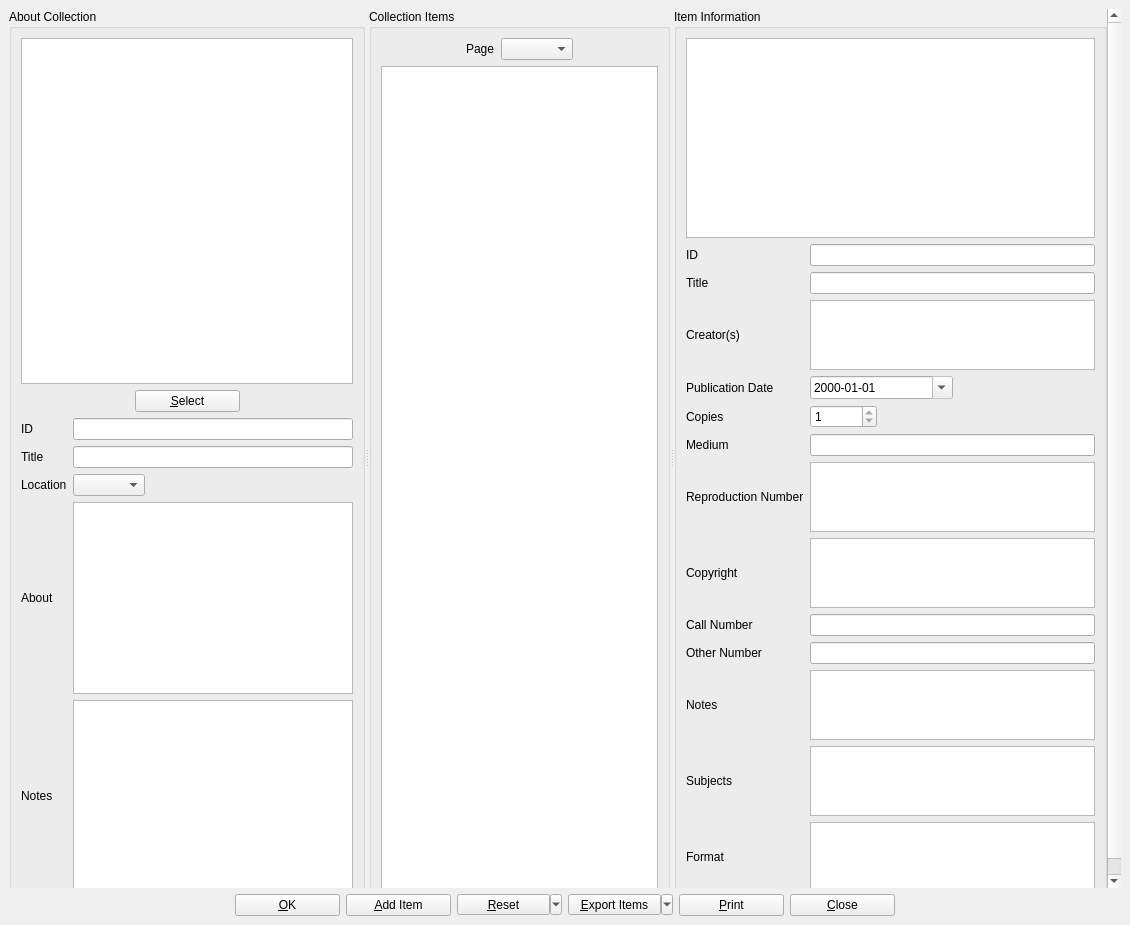
<?xml version="1.0" encoding="UTF-8"?>
<ui version="4.0">
 <class>pcDialog</class>
 <widget class="QMainWindow" name="pcDialog">
  <property name="geometry">
   <rect>
    <x>0</x>
    <y>0</y>
    <width>1130</width>
    <height>925</height>
   </rect>
  </property>
  <property name="windowTitle">
   <string>BiblioteQ</string>
  </property>
  <property name="windowIcon">
   <iconset resource="../Icons/icons.qrc">
    <normaloff>:/book.png</normaloff>:/book.png</iconset>
  </property>
  <widget class="QWidget" name="centralwidget">
   <layout class="QVBoxLayout">
    <item>
     <widget class="QScrollArea" name="scrollArea">
      <property name="frameShape">
       <enum>QFrame::NoFrame</enum>
      </property>
      <property name="widgetResizable">
       <bool>true</bool>
      </property>
      <widget class="QWidget" name="scrollAreaWidgetContents">
       <property name="geometry">
        <rect>
         <x>0</x>
         <y>0</y>
         <width>1098</width>
         <height>977</height>
        </rect>
       </property>
       <layout class="QVBoxLayout" name="verticalLayout_2">
        <property name="spacing">
         <number>0</number>
        </property>
        <property name="margin">
         <number>0</number>
        </property>
        <item>
         <widget class="QSplitter" name="splitter">
          <property name="orientation">
           <enum>Qt::Horizontal</enum>
          </property>
          <widget class="QGroupBox" name="coverImages">
           <property name="title">
            <string>About Collection</string>
           </property>
           <layout class="QVBoxLayout" name="verticalLayout">
            <item>
             <widget class="image_drop_site" name="thumbnail_collection">
              <property name="minimumSize">
               <size>
                <width>150</width>
                <height>200</height>
               </size>
              </property>
              <property name="toolTip">
               <string>Thumbnail</string>
              </property>
             </widget>
            </item>
            <item>
             <layout class="QHBoxLayout" name="_2">
              <item>
               <spacer>
                <property name="orientation">
                 <enum>Qt::Horizontal</enum>
                </property>
                <property name="sizeHint" stdset="0">
                 <size>
                  <width>40</width>
                  <height>20</height>
                 </size>
                </property>
               </spacer>
              </item>
              <item>
               <widget class="QPushButton" name="select_image_collection">
                <property name="minimumSize">
                 <size>
                  <width>105</width>
                  <height>0</height>
                 </size>
                </property>
                <property name="text">
                 <string>&amp;Select</string>
                </property>
                <property name="icon">
                 <iconset resource="../Icons/icons.qrc">
                  <normaloff>:/16x16/fileopen.png</normaloff>:/16x16/fileopen.png</iconset>
                </property>
               </widget>
              </item>
              <item>
               <spacer>
                <property name="orientation">
                 <enum>Qt::Horizontal</enum>
                </property>
                <property name="sizeHint" stdset="0">
                 <size>
                  <width>40</width>
                  <height>20</height>
                 </size>
                </property>
               </spacer>
              </item>
             </layout>
            </item>
            <item>
             <layout class="QGridLayout" name="gridLayout">
              <item row="1" column="0">
               <widget class="QLabel" name="label_2">
                <property name="text">
                 <string>Title</string>
                </property>
               </widget>
              </item>
              <item row="1" column="1">
               <widget class="QLineEdit" name="title_collection"/>
              </item>
              <item row="3" column="0">
               <widget class="QLabel" name="label">
                <property name="text">
                 <string>About</string>
                </property>
               </widget>
              </item>
              <item row="3" column="1">
               <widget class="QTextEdit" name="about_collection">
                <property name="tabChangesFocus">
                 <bool>true</bool>
                </property>
                <property name="acceptRichText">
                 <bool>false</bool>
                </property>
               </widget>
              </item>
              <item row="4" column="0">
               <widget class="QLabel" name="label_3">
                <property name="text">
                 <string>Notes</string>
                </property>
               </widget>
              </item>
              <item row="4" column="1">
               <widget class="QTextEdit" name="notes_collection">
                <property name="tabChangesFocus">
                 <bool>true</bool>
                </property>
                <property name="acceptRichText">
                 <bool>false</bool>
                </property>
               </widget>
              </item>
              <item row="0" column="0">
               <widget class="QLabel" name="label_14">
                <property name="text">
                 <string>ID</string>
                </property>
               </widget>
              </item>
              <item row="0" column="1">
               <widget class="QLineEdit" name="id_collection"/>
              </item>
              <item row="2" column="0">
               <widget class="QLabel" name="label_20">
                <property name="text">
                 <string>Location</string>
                </property>
               </widget>
              </item>
              <item row="2" column="1">
               <layout class="QHBoxLayout" name="_4">
                <item>
                 <widget class="QComboBox" name="location">
                  <property name="sizeAdjustPolicy">
                   <enum>QComboBox::AdjustToContents</enum>
                  </property>
                 </widget>
                </item>
                <item>
                 <spacer>
                  <property name="orientation">
                   <enum>Qt::Horizontal</enum>
                  </property>
                  <property name="sizeHint" stdset="0">
                   <size>
                    <width>40</width>
                    <height>20</height>
                   </size>
                  </property>
                 </spacer>
                </item>
               </layout>
              </item>
             </layout>
            </item>
           </layout>
          </widget>
          <widget class="QGroupBox" name="collectionGroup">
           <property name="title">
            <string>Collection Items</string>
           </property>
           <layout class="QVBoxLayout" name="verticalLayout_3">
            <item>
             <layout class="QHBoxLayout" name="horizontalLayout_2">
              <item>
               <spacer name="horizontalSpacer_5">
                <property name="orientation">
                 <enum>Qt::Horizontal</enum>
                </property>
                <property name="sizeHint" stdset="0">
                 <size>
                  <width>40</width>
                  <height>20</height>
                 </size>
                </property>
               </spacer>
              </item>
              <item>
               <widget class="QLabel" name="label_16">
                <property name="text">
                 <string>Page</string>
                </property>
               </widget>
              </item>
              <item>
               <widget class="QComboBox" name="page">
                <property name="sizeAdjustPolicy">
                 <enum>QComboBox::AdjustToContents</enum>
                </property>
               </widget>
              </item>
              <item>
               <spacer name="horizontalSpacer">
                <property name="orientation">
                 <enum>Qt::Horizontal</enum>
                </property>
                <property name="sizeHint" stdset="0">
                 <size>
                  <width>40</width>
                  <height>20</height>
                 </size>
                </property>
               </spacer>
              </item>
             </layout>
            </item>
            <item>
             <widget class="QGraphicsView" name="graphicsView">
              <property name="viewportUpdateMode">
               <enum>QGraphicsView::FullViewportUpdate</enum>
              </property>
             </widget>
            </item>
           </layout>
          </widget>
          <widget class="QGroupBox" name="itemGroup">
           <property name="title">
            <string>Item Information</string>
           </property>
           <layout class="QVBoxLayout" name="verticalLayout_4">
            <item>
             <widget class="image_drop_site" name="thumbnail_item">
              <property name="minimumSize">
               <size>
                <width>150</width>
                <height>200</height>
               </size>
              </property>
              <property name="toolTip">
               <string>Thumbnail</string>
              </property>
             </widget>
            </item>
            <item>
             <layout class="QGridLayout" name="gridLayout_2">
              <item row="2" column="0">
               <widget class="QLabel" name="label_12">
                <property name="text">
                 <string>Creator(s)</string>
                </property>
               </widget>
              </item>
              <item row="3" column="1">
               <layout class="QHBoxLayout" name="_3">
                <item>
                 <widget class="QDateEdit" name="publication_date">
                  <property name="sizePolicy">
                   <sizepolicy hsizetype="Expanding" vsizetype="Fixed">
                    <horstretch>0</horstretch>
                    <verstretch>0</verstretch>
                   </sizepolicy>
                  </property>
                  <property name="readOnly">
                   <bool>true</bool>
                  </property>
                  <property name="displayFormat">
                   <string>yyyy-MM-dd</string>
                  </property>
                  <property name="calendarPopup">
                   <bool>true</bool>
                  </property>
                 </widget>
                </item>
                <item>
                 <spacer>
                  <property name="orientation">
                   <enum>Qt::Horizontal</enum>
                  </property>
                  <property name="sizeHint" stdset="0">
                   <size>
                    <width>40</width>
                    <height>20</height>
                   </size>
                  </property>
                 </spacer>
                </item>
               </layout>
              </item>
              <item row="10" column="0">
               <widget class="QLabel" name="label_8">
                <property name="text">
                 <string>Notes</string>
                </property>
               </widget>
              </item>
              <item row="7" column="1">
               <widget class="QTextEdit" name="copyright_item">
                <property name="tabChangesFocus">
                 <bool>true</bool>
                </property>
                <property name="readOnly">
                 <bool>true</bool>
                </property>
                <property name="acceptRichText">
                 <bool>false</bool>
                </property>
               </widget>
              </item>
              <item row="8" column="0">
               <widget class="QLabel" name="label_17">
                <property name="text">
                 <string>Call Number</string>
                </property>
               </widget>
              </item>
              <item row="8" column="1">
               <widget class="QLineEdit" name="call_number_item">
                <property name="maxLength">
                 <number>64</number>
                </property>
                <property name="readOnly">
                 <bool>true</bool>
                </property>
               </widget>
              </item>
              <item row="9" column="0">
               <widget class="QLabel" name="label_18">
                <property name="text">
                 <string>Other Number</string>
                </property>
               </widget>
              </item>
              <item row="6" column="1">
               <widget class="QTextEdit" name="reproduction_number_item">
                <property name="tabChangesFocus">
                 <bool>true</bool>
                </property>
                <property name="readOnly">
                 <bool>true</bool>
                </property>
                <property name="acceptRichText">
                 <bool>false</bool>
                </property>
               </widget>
              </item>
              <item row="7" column="0">
               <widget class="QLabel" name="label_7">
                <property name="text">
                 <string>Copyright</string>
                </property>
               </widget>
              </item>
              <item row="5" column="0">
               <widget class="QLabel" name="label_5">
                <property name="text">
                 <string>Medium</string>
                </property>
               </widget>
              </item>
              <item row="6" column="0">
               <widget class="QLabel" name="label_6">
                <property name="text">
                 <string>Reproduction Number</string>
                </property>
               </widget>
              </item>
              <item row="1" column="0">
               <widget class="QLabel" name="label_4">
                <property name="text">
                 <string>Title</string>
                </property>
               </widget>
              </item>
              <item row="1" column="1">
               <widget class="QLineEdit" name="title_item">
                <property name="readOnly">
                 <bool>true</bool>
                </property>
               </widget>
              </item>
              <item row="10" column="1">
               <widget class="QTextEdit" name="notes_item">
                <property name="tabChangesFocus">
                 <bool>true</bool>
                </property>
                <property name="readOnly">
                 <bool>true</bool>
                </property>
                <property name="acceptRichText">
                 <bool>false</bool>
                </property>
               </widget>
              </item>
              <item row="11" column="0">
               <widget class="QLabel" name="label_9">
                <property name="text">
                 <string>Subjects</string>
                </property>
               </widget>
              </item>
              <item row="5" column="1">
               <widget class="QLineEdit" name="medium_item">
                <property name="readOnly">
                 <bool>true</bool>
                </property>
               </widget>
              </item>
              <item row="3" column="0">
               <widget class="QLabel" name="label_13">
                <property name="text">
                 <string>Publication Date</string>
                </property>
               </widget>
              </item>
              <item row="12" column="0">
               <widget class="QLabel" name="label_11">
                <property name="text">
                 <string>Format</string>
                </property>
               </widget>
              </item>
              <item row="9" column="1">
               <widget class="QLineEdit" name="other_number_item">
                <property name="maxLength">
                 <number>64</number>
                </property>
                <property name="readOnly">
                 <bool>true</bool>
                </property>
               </widget>
              </item>
              <item row="4" column="0">
               <widget class="QLabel" name="label_10">
                <property name="text">
                 <string>Copies</string>
                </property>
               </widget>
              </item>
              <item row="4" column="1">
               <layout class="QHBoxLayout" name="horizontalLayout">
                <item>
                 <widget class="QSpinBox" name="quantity">
                  <property name="readOnly">
                   <bool>true</bool>
                  </property>
                  <property name="minimum">
                   <number>1</number>
                  </property>
                  <property name="maximum">
                   <number>999999999</number>
                  </property>
                 </widget>
                </item>
                <item>
                 <spacer name="horizontalSpacer_2">
                  <property name="orientation">
                   <enum>Qt::Horizontal</enum>
                  </property>
                  <property name="sizeHint" stdset="0">
                   <size>
                    <width>40</width>
                    <height>20</height>
                   </size>
                  </property>
                 </spacer>
                </item>
               </layout>
              </item>
              <item row="0" column="0">
               <widget class="QLabel" name="label_15">
                <property name="text">
                 <string>ID</string>
                </property>
               </widget>
              </item>
              <item row="0" column="1">
               <widget class="QLineEdit" name="id_item">
                <property name="readOnly">
                 <bool>true</bool>
                </property>
               </widget>
              </item>
              <item row="2" column="1">
               <widget class="QTextEdit" name="creators_item">
                <property name="tabChangesFocus">
                 <bool>true</bool>
                </property>
                <property name="readOnly">
                 <bool>true</bool>
                </property>
                <property name="textInteractionFlags">
                 <set>Qt::TextSelectableByMouse</set>
                </property>
               </widget>
              </item>
              <item row="11" column="1">
               <widget class="QTextEdit" name="subjects_item">
                <property name="tabChangesFocus">
                 <bool>true</bool>
                </property>
                <property name="readOnly">
                 <bool>true</bool>
                </property>
                <property name="textInteractionFlags">
                 <set>Qt::TextSelectableByMouse</set>
                </property>
               </widget>
              </item>
              <item row="12" column="1">
               <widget class="QTextEdit" name="format_item">
                <property name="tabChangesFocus">
                 <bool>true</bool>
                </property>
                <property name="readOnly">
                 <bool>true</bool>
                </property>
                <property name="textInteractionFlags">
                 <set>Qt::TextSelectableByMouse</set>
                </property>
               </widget>
              </item>
             </layout>
            </item>
           </layout>
          </widget>
         </widget>
        </item>
       </layout>
      </widget>
     </widget>
    </item>
    <item>
     <layout class="QHBoxLayout">
      <item>
       <spacer>
        <property name="orientation">
         <enum>Qt::Horizontal</enum>
        </property>
        <property name="sizeHint" stdset="0">
         <size>
          <width>40</width>
          <height>20</height>
         </size>
        </property>
       </spacer>
      </item>
      <item>
       <widget class="QPushButton" name="okButton">
        <property name="sizePolicy">
         <sizepolicy hsizetype="Fixed" vsizetype="Fixed">
          <horstretch>0</horstretch>
          <verstretch>0</verstretch>
         </sizepolicy>
        </property>
        <property name="minimumSize">
         <size>
          <width>105</width>
          <height>0</height>
         </size>
        </property>
        <property name="text">
         <string>&amp;OK</string>
        </property>
        <property name="icon">
         <iconset resource="../Icons/icons.qrc">
          <normaloff>:/16x16/ok.png</normaloff>:/16x16/ok.png</iconset>
        </property>
       </widget>
      </item>
      <item>
       <widget class="QPushButton" name="addItemButton">
        <property name="sizePolicy">
         <sizepolicy hsizetype="Fixed" vsizetype="Fixed">
          <horstretch>0</horstretch>
          <verstretch>0</verstretch>
         </sizepolicy>
        </property>
        <property name="minimumSize">
         <size>
          <width>105</width>
          <height>0</height>
         </size>
        </property>
        <property name="text">
         <string>&amp;Add Item</string>
        </property>
        <property name="icon">
         <iconset resource="../Icons/icons.qrc">
          <normaloff>:/16x16/add.png</normaloff>:/16x16/add.png</iconset>
        </property>
       </widget>
      </item>
      <item>
       <widget class="QToolButton" name="resetButton">
        <property name="minimumSize">
         <size>
          <width>105</width>
          <height>0</height>
         </size>
        </property>
        <property name="text">
         <string>&amp;Reset</string>
        </property>
        <property name="popupMode">
         <enum>QToolButton::MenuButtonPopup</enum>
        </property>
       </widget>
      </item>
      <item>
       <widget class="QToolButton" name="exportPhotographsToolButton">
        <property name="minimumSize">
         <size>
          <width>105</width>
          <height>0</height>
         </size>
        </property>
        <property name="text">
         <string>&amp;Export Items</string>
        </property>
        <property name="popupMode">
         <enum>QToolButton::MenuButtonPopup</enum>
        </property>
       </widget>
      </item>
      <item>
       <widget class="QPushButton" name="printButton">
        <property name="minimumSize">
         <size>
          <width>105</width>
          <height>0</height>
         </size>
        </property>
        <property name="text">
         <string>&amp;Print</string>
        </property>
        <property name="icon">
         <iconset resource="../Icons/icons.qrc">
          <normaloff>:/16x16/fileprint.png</normaloff>:/16x16/fileprint.png</iconset>
        </property>
       </widget>
      </item>
      <item>
       <widget class="QPushButton" name="cancelButton">
        <property name="minimumSize">
         <size>
          <width>105</width>
          <height>0</height>
         </size>
        </property>
        <property name="text">
         <string>&amp;Close</string>
        </property>
        <property name="icon">
         <iconset resource="../Icons/icons.qrc">
          <normaloff>:/16x16/cancel.png</normaloff>:/16x16/cancel.png</iconset>
        </property>
       </widget>
      </item>
      <item>
       <spacer>
        <property name="orientation">
         <enum>Qt::Horizontal</enum>
        </property>
        <property name="sizeHint" stdset="0">
         <size>
          <width>40</width>
          <height>20</height>
         </size>
        </property>
       </spacer>
      </item>
     </layout>
    </item>
   </layout>
  </widget>
 </widget>
 <customwidgets>
  <customwidget>
   <class>image_drop_site</class>
   <extends>QGraphicsView</extends>
   <header>image_drop_site.h</header>
  </customwidget>
 </customwidgets>
 <tabstops>
  <tabstop>scrollArea</tabstop>
  <tabstop>thumbnail_collection</tabstop>
  <tabstop>select_image_collection</tabstop>
  <tabstop>id_collection</tabstop>
  <tabstop>title_collection</tabstop>
  <tabstop>location</tabstop>
  <tabstop>about_collection</tabstop>
  <tabstop>notes_collection</tabstop>
  <tabstop>page</tabstop>
  <tabstop>graphicsView</tabstop>
  <tabstop>thumbnail_item</tabstop>
  <tabstop>id_item</tabstop>
  <tabstop>title_item</tabstop>
  <tabstop>creators_item</tabstop>
  <tabstop>publication_date</tabstop>
  <tabstop>quantity</tabstop>
  <tabstop>medium_item</tabstop>
  <tabstop>reproduction_number_item</tabstop>
  <tabstop>copyright_item</tabstop>
  <tabstop>call_number_item</tabstop>
  <tabstop>other_number_item</tabstop>
  <tabstop>notes_item</tabstop>
  <tabstop>subjects_item</tabstop>
  <tabstop>format_item</tabstop>
  <tabstop>okButton</tabstop>
  <tabstop>addItemButton</tabstop>
  <tabstop>resetButton</tabstop>
  <tabstop>exportPhotographsToolButton</tabstop>
  <tabstop>printButton</tabstop>
  <tabstop>cancelButton</tabstop>
 </tabstops>
 <resources>
  <include location="../Icons/icons.qrc"/>
 </resources>
 <connections/>
</ui>
